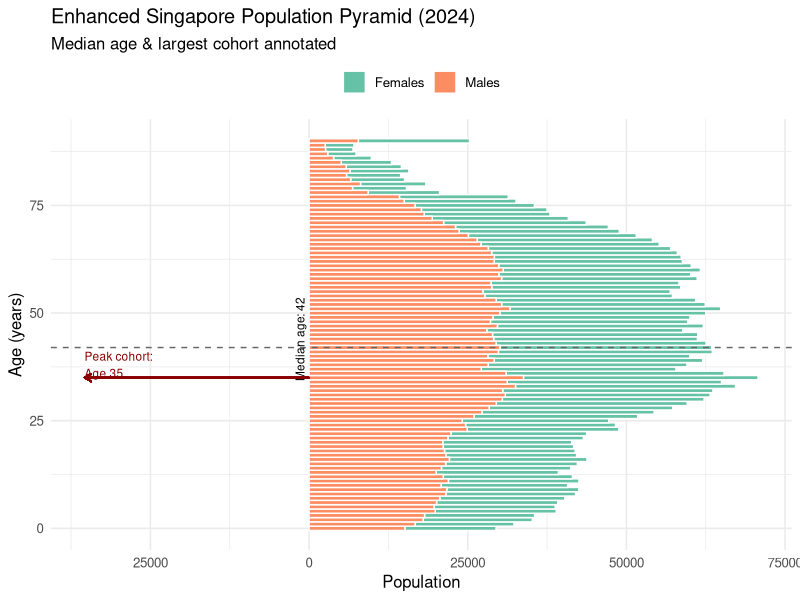
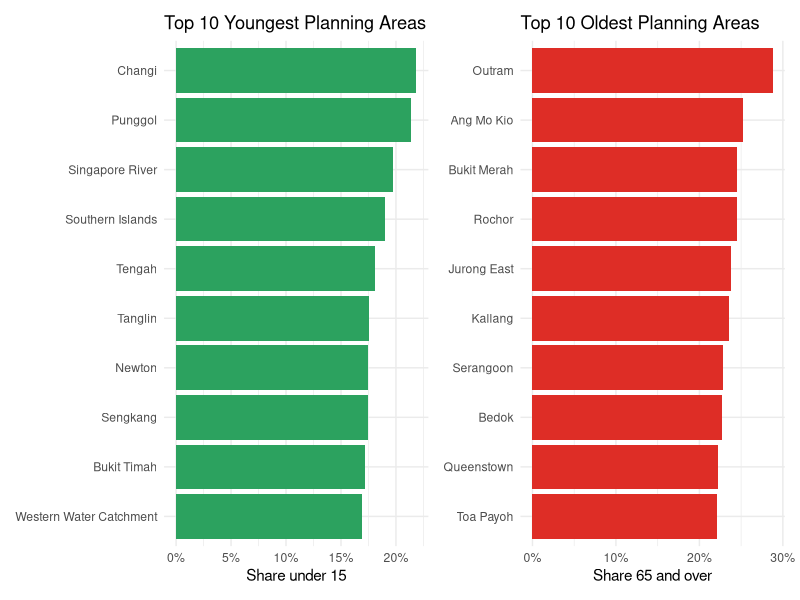
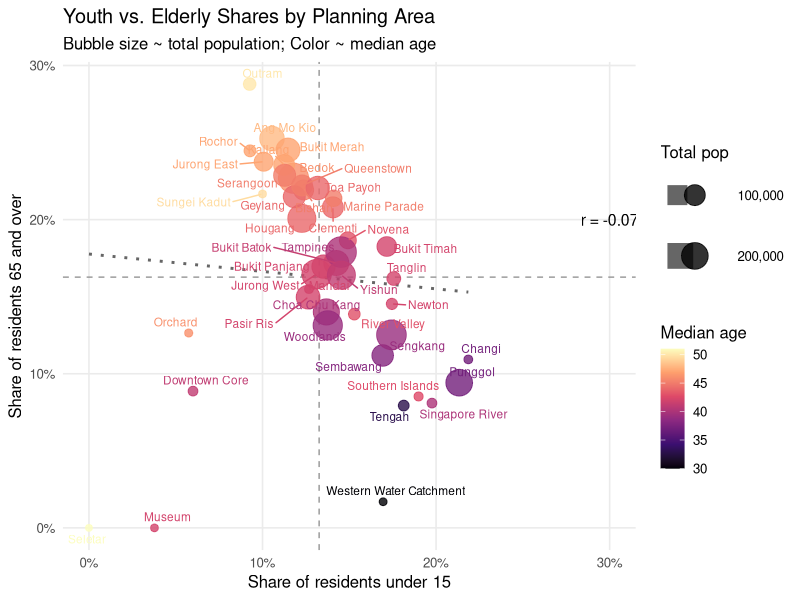

R code for these plots, in order:
## ---- chunk 1
library(matrixStats)
library(readxl)
library(dplyr)
library(stringr)
library(readr)
library(ggplot2)
library(ggrepel)
library(scales)
library(patchwork)
## ---- chunk 2

# 1. Read in data and drop all “Total” summary rows
df_clean <- read_excel("respopagesex2024e.xlsx") %>%
  filter(
    `Planning Area` != "Total",
    Subzone         != "Total",
    Sex             != "Total"
  ) %>%
  
  # 2. Convert population to numeric
  mutate(
    Population = as.numeric(`2024`),
    
    # 3. Parse Age into a single-year numeric
    Age_numeric = case_when(
      str_detect(Age, regex("under",    ignore_case = TRUE)) ~ 0,
      str_detect(Age, regex("over|and over", ignore_case = TRUE)) ~ parse_number(Age),
      TRUE ~ as.numeric(Age)
    )
  ) %>%
  
  # 4. Remove any rows that failed conversion
  filter(
    !is.na(Population),
    !is.na(Age_numeric)
  )

# 5. Inspect
glimpse(df_clean)
head(df_clean, 10)
## ---- chunk 3
  
# 1. Build pyramid_df explicitly
pyramid_df <- df_clean %>%
  group_by(Sex, Age_numeric) %>%
  summarise(
    Pop = sum(Population, na.rm = TRUE),
    .groups = "drop"
  ) %>%
  mutate(
    # make male values negative for the left side of the pyramid
    PopSigned = if_else(Sex == "Male", -Pop, Pop),
    PopAbs    = abs(PopSigned)
  )

# 2. Compute summary stats
med_age <- weightedMedian(df_clean$Age_numeric, w = df_clean$Population)
bulge <- pyramid_df %>%
  group_by(Age_numeric) %>%
  summarise(Tot = sum(PopAbs), .groups="drop") %>%
  slice_max(Tot, n=1)
bulge_age  <- bulge$Age_numeric
bulge_size <- bulge$Tot

# 3. Plot
ggplot(pyramid_df, aes(x = Age_numeric, y = PopSigned, fill = Sex)) +
  geom_col(width = 1, color = "white") +
  
  # Median‐age line
  geom_vline(xintercept = med_age, linetype = "dashed", color = "grey40") +
  annotate("text",
           x     = med_age + 2,
           y     = 0,
           label = paste0("Median age: ", med_age),
           angle = 90,
           vjust = -0.5,
           size  = 3) +
  
  # Bulge annotation
  geom_segment(aes(x = bulge_age, xend = bulge_age,
                   y = 0, yend = -bulge_size/2),
               arrow = arrow(length = unit(0.2, "cm")),
               colour = "darkred") +
  annotate("text",
           x     = bulge_age + 3,
           y     = -bulge_size/2,
           label = paste0("Peak cohort:\nAge ", bulge_age),
           hjust = 0,
           size  = 3,
           colour= "darkred") +
  
  # Color and scales
  scale_fill_brewer(palette = "Set2") +
  scale_y_continuous(labels = abs) +
  coord_flip() +
  labs(
    title    = "Enhanced Singapore Population Pyramid (2024)",
    subtitle = "Median age & largest cohort annotated",
    x        = "Age (years)",
    y        = "Population",
    fill     = NULL
  ) +
  theme_minimal(base_size = 12) +
  theme(legend.position = "top")
## ---- chunk 4


# 1. Compute shares by Planning Area
dep_pa <- df_clean %>%
  group_by(`Planning Area`) %>%
  summarise(
    youth_share   = sum(Population[Age_numeric < 15], na.rm=TRUE) / sum(Population),
    elderly_share = sum(Population[Age_numeric >= 65], na.rm=TRUE) / sum(Population),
    .groups = "drop"
  )

# 2a. Top 10 youngest areas (highest youth_share)
p_young_pa <- dep_pa %>%
  slice_max(youth_share, n = 10) %>%
  mutate(`Planning Area` = reorder(`Planning Area`, youth_share)) %>%
  ggplot(aes(y = `Planning Area`, x = youth_share)) +
    geom_col(fill = "#2ca25f") +
    scale_x_continuous(labels = percent_format(1)) +
    labs(
      title = "Top 10 Youngest Planning Areas",
      x     = "Share under 15",
      y     = NULL
    ) +
    theme_minimal(base_size = 11)

# 2b. Top 10 oldest areas (highest elderly_share)
p_old_pa <- dep_pa %>%
  slice_max(elderly_share, n = 10) %>%
  mutate(`Planning Area` = reorder(`Planning Area`, elderly_share)) %>%
  ggplot(aes(y = `Planning Area`, x = elderly_share)) +
    geom_col(fill = "#de2d26") +
    scale_x_continuous(labels = percent_format(1)) +
    labs(
      title = "Top 10 Oldest Planning Areas",
      x     = "Share 65 and over",
      y     = NULL
    ) +
    theme_minimal(base_size = 11)

# 3. Display side by side
p_young_pa + p_old_pa
## ---- chunk 5

# 1. Compute metrics
dep_shares <- df_clean %>%
  group_by(`Planning Area`) %>%
  summarise(
    youth_share   = sum(Population[Age_numeric < 15], na.rm=TRUE) / sum(Population),
    elderly_share = sum(Population[Age_numeric >= 65], na.rm=TRUE) / sum(Population),
    total_pop     = sum(Population),
    median_age    = matrixStats::weightedMedian(Age_numeric, w = Population),
    .groups       = "drop"
  )

# 2. National means & correlation
mean_youth   <- mean(dep_shares$youth_share)
mean_elderly <- mean(dep_shares$elderly_share)
corr_val     <- cor(dep_shares$youth_share, dep_shares$elderly_share)

# 3. Plot
ggplot(dep_shares, aes(
    x = youth_share,
    y = elderly_share,
    size  = total_pop,
    color = median_age
  )) +
  geom_smooth(method = "lm", se = FALSE, color = "grey40", linetype = "dotted") +
  geom_vline(xintercept = mean_youth,   linetype = "dashed", color = "grey60") +
  geom_hline(yintercept = mean_elderly, linetype = "dashed", color = "grey60") +
  geom_point(alpha = 0.8) +
  geom_text_repel(
    aes(label = `Planning Area`),
    size       = 3,
    max.overlaps = 20
  ) +
  scale_x_continuous(labels = percent_format(1)) +
  scale_y_continuous(labels = percent_format(1)) +
  scale_size(range = c(2, 10), labels = comma_format(accuracy = 1), name = "Total pop") +
  scale_color_viridis_c(option = "magma", name = "Median age") +
  annotate(
    "text", 
    x    = 0.30, 
    y    = 0.20, 
    label= paste0("r = ", round(corr_val, 2)),
    size = 4, 
    color= "black"
  ) +
  labs(
    title    = "Youth vs. Elderly Shares by Planning Area",
    subtitle = "Bubble size ~ total population; Color ~ median age",
    x        = "Share of residents under 15",
    y        = "Share of residents 65 and over"
  ) +
  theme_minimal(base_size = 12) +
  theme(
    legend.position = "right",
    panel.grid.minor = element_blank()
  )

